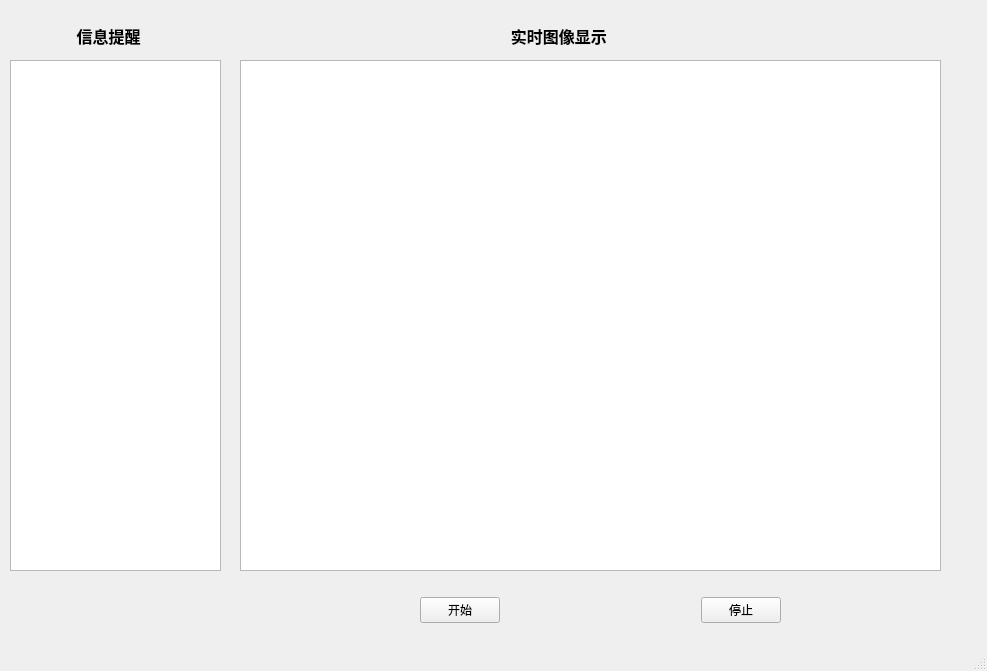
<?xml version="1.0" encoding="UTF-8"?>
<ui version="4.0">
 <class>MainWindow</class>
 <widget class="QMainWindow" name="MainWindow">
  <property name="geometry">
   <rect>
    <x>0</x>
    <y>0</y>
    <width>987</width>
    <height>671</height>
   </rect>
  </property>
  <property name="windowTitle">
   <string>MainWindow</string>
  </property>
  <widget class="QWidget" name="centralwidget">
   <widget class="QGraphicsView" name="videoshow">
    <property name="geometry">
     <rect>
      <x>240</x>
      <y>60</y>
      <width>701</width>
      <height>511</height>
     </rect>
    </property>
   </widget>
   <widget class="QTextBrowser" name="infoBrowser">
    <property name="geometry">
     <rect>
      <x>10</x>
      <y>60</y>
      <width>211</width>
      <height>511</height>
     </rect>
    </property>
   </widget>
   <widget class="QLabel" name="infoLabel">
    <property name="geometry">
     <rect>
      <x>60</x>
      <y>20</y>
      <width>231</width>
      <height>31</height>
     </rect>
    </property>
    <property name="font">
     <font>
      <family>微软雅黑</family>
      <pointsize>12</pointsize>
      <weight>75</weight>
      <italic>false</italic>
      <bold>true</bold>
      <underline>false</underline>
     </font>
    </property>
    <property name="layoutDirection">
     <enum>Qt::LeftToRight</enum>
    </property>
    <property name="text">
     <string>    信息提醒</string>
    </property>
   </widget>
   <widget class="QLabel" name="label_2">
    <property name="geometry">
     <rect>
      <x>490</x>
      <y>20</y>
      <width>271</width>
      <height>31</height>
     </rect>
    </property>
    <property name="font">
     <font>
      <family>微软雅黑</family>
      <pointsize>12</pointsize>
      <weight>75</weight>
      <italic>false</italic>
      <bold>true</bold>
      <underline>false</underline>
     </font>
    </property>
    <property name="layoutDirection">
     <enum>Qt::LeftToRight</enum>
    </property>
    <property name="text">
     <string>     实时图像显示</string>
    </property>
   </widget>
   <widget class="QWidget" name="layoutWidget">
    <property name="geometry">
     <rect>
      <x>420</x>
      <y>580</y>
      <width>361</width>
      <height>61</height>
     </rect>
    </property>
    <layout class="QHBoxLayout" name="horizontalLayout">
     <item>
      <widget class="QPushButton" name="startButton">
       <property name="text">
        <string>开始</string>
       </property>
      </widget>
     </item>
     <item>
      <spacer name="horizontalSpacer">
       <property name="orientation">
        <enum>Qt::Horizontal</enum>
       </property>
       <property name="sizeHint" stdset="0">
        <size>
         <width>40</width>
         <height>20</height>
        </size>
       </property>
      </spacer>
     </item>
     <item>
      <widget class="QPushButton" name="stopButton">
       <property name="text">
        <string>停止</string>
       </property>
      </widget>
     </item>
    </layout>
   </widget>
  </widget>
  <widget class="QStatusBar" name="statusbar"/>
 </widget>
 <resources/>
 <connections/>
</ui>
